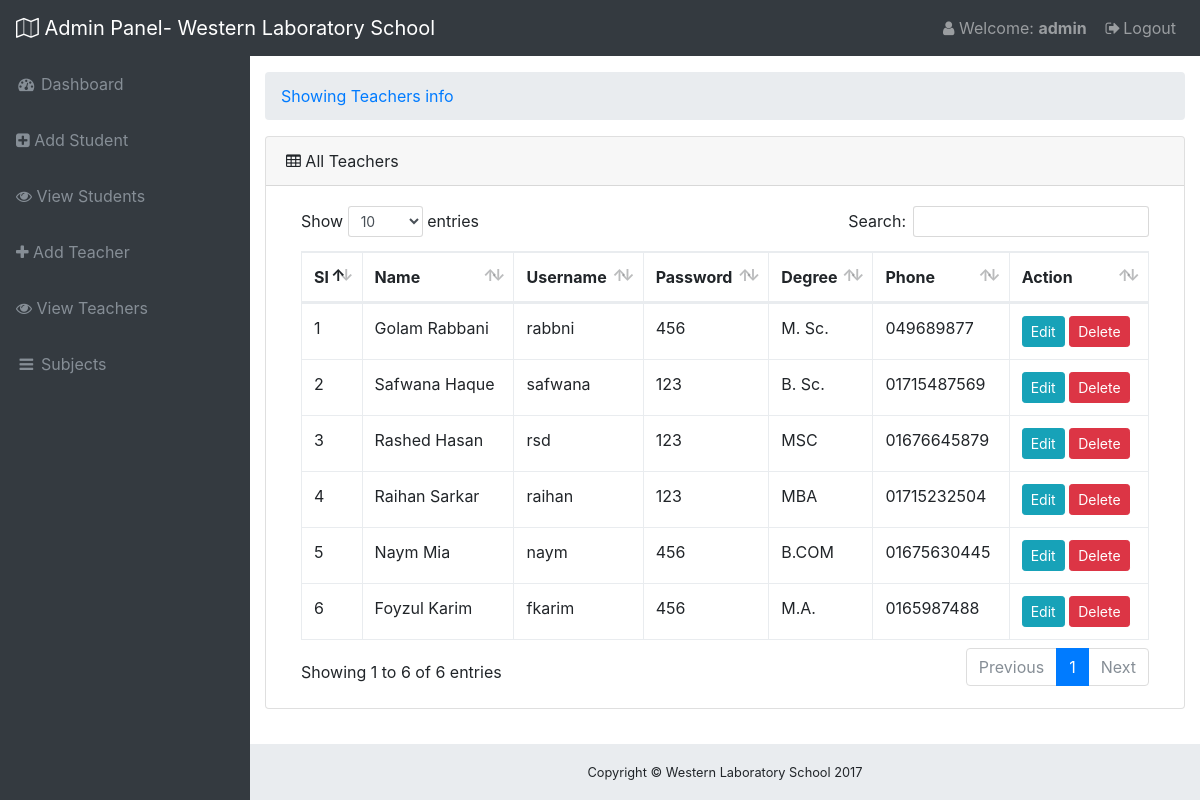
The page /admin/viewteacher.php (signed in) on the database as committed earlier.
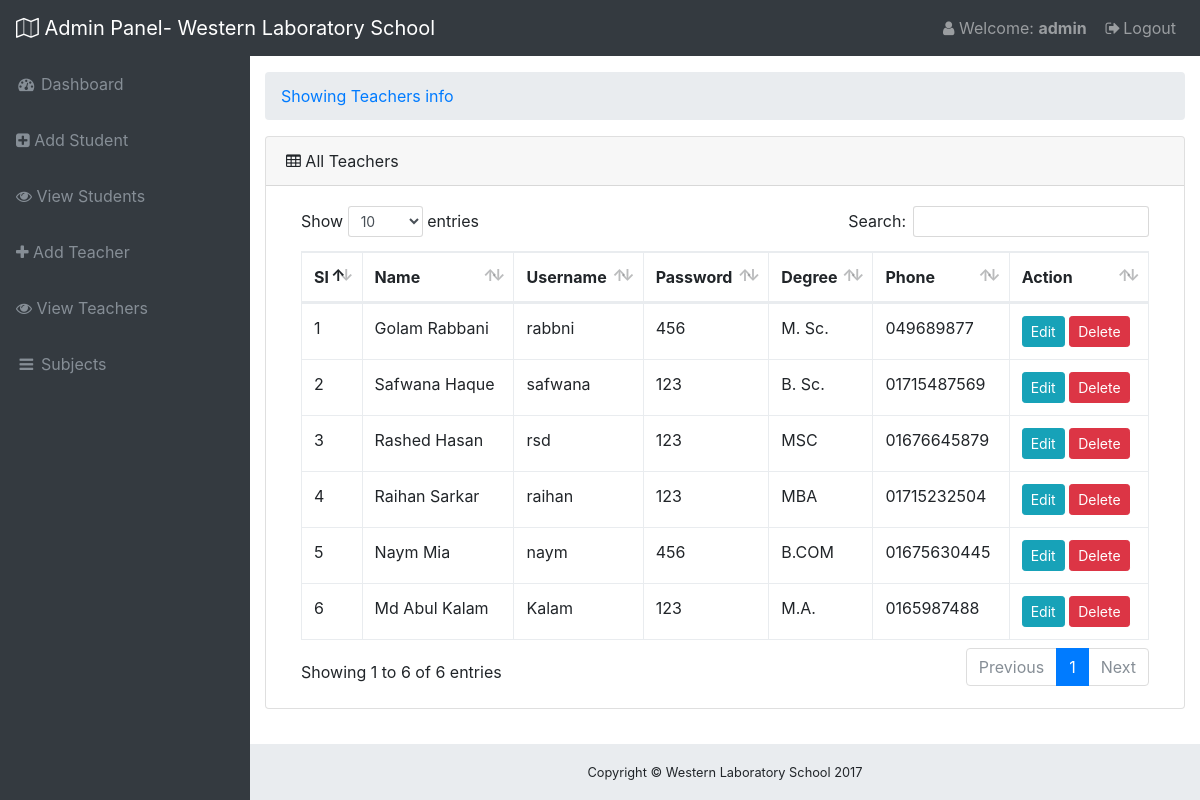
The same page on the database as committed later.
### tables this page shows
CREATE TABLE `tbl_teacher` (
  `id` int(11) NOT NULL,
  `name` varchar(50) NOT NULL,
  `username` varchar(50) NOT NULL,
  `password` varchar(32) NOT NULL,
  `degree` varchar(50) NOT NULL,
  `phone` varchar(30) NOT NULL
);

### classes/Adminobls.php (called while the page is built, shortened)
<?php
$filepath = realpath(dirname(__FILE__));
include_once ($filepath."/../libs/Database.php");
Class Adminobls{
	private $db;
	public function __construct(){
		$this->db = new Database();
	}
	public function getTotalTeacherRows(){
		$sql = "SELECT * FROM tbl_teacher ORDER BY id DESC";
		$result = $this->db->select($sql);
		return $result;
	}
	}
?>

### libs/Database.php (called while the page is built, shortened)
<?php
Class Database{
	public $host   = DB_HOST;
	public $user   = DB_USER;
	public $pass   = DB_PASS;
	public $dbname = DB_NAME;
	public $link;
	private function connectDB(){
	$this->link = new mysqli($this->host, $this->user, $this->pass, $this->dbname);
 }
	public function select($query){
		$result = $this->link->query($query) or die($this->link->error.__LINE__);
		if($result->num_rows > 0){
			return $result;
		} else {
			return false;
		}
	}
}

### admin/viewteacher.php (the view, shortened to what this page needs)
<?php
include_once "admin_header.php";
?>
    <div class="container-fluid">
      <ol class="breadcrumb">
        <li class="breadcrumb-item">
          <a href="#">Showing Teachers info</a>
        </li>
      </ol>
      <div class="card mb-3">
        <div class="card-header">
          <i class="fa fa-table"></i> All Teachers</div>
        <div class="card-body">
          <div class="table-responsive">
            <table class="table table-bordered" id="dataTable" width="100%" cellspacing="0">
              <thead>
                <tr>
                  <th>Sl</th>
                  <th>Name</th>
                  <th>Username</th>
                  <th>Password</th>
                  <th>Degree</th>
                  <th>Phone</th>
                  <th>Action</th>
                </tr>
              </thead>
              <tbody>
                <?php
                    $i=0;
                    $gettch = $ad->getTotalTeacherRows();
                    while ($row = $gettch->fetch_assoc()) {
                      $i++;
                ?>
                <tr>
                  <td><?php echo $i;?></td>
                  <td><?php echo$row['name'];?></td>
                  <td><?php echo $row['username'];?></td>
                  <td><?php echo $row['password'];?></td>
                  <td><?php echo $row['degree'];?></td>
                  <td><?php echo $row['phone'];?></td>
                  <td> <a href="editteacher.php?tcid=<?php echo $row['id'];?>" class="btn btn-sm btn-info">Edit</a>  <a href="?deltc=<?php echo $row['id'];?>" class="btn btn-danger btn-sm">Delete</a></td>
                </tr>
                <?php } ?>
              </tbody>
            </table>
          </div>
        </div>
      </div>
  </div>
<?php
include_once "admin_footer.php";
?>

Rows that differ between the two databases and show on the page:
changed tbl_teacher: name "Foyzul Karim" → "Md Abul Kalam"; username "fkarim" → "Kalam"; password "456" → "123"
